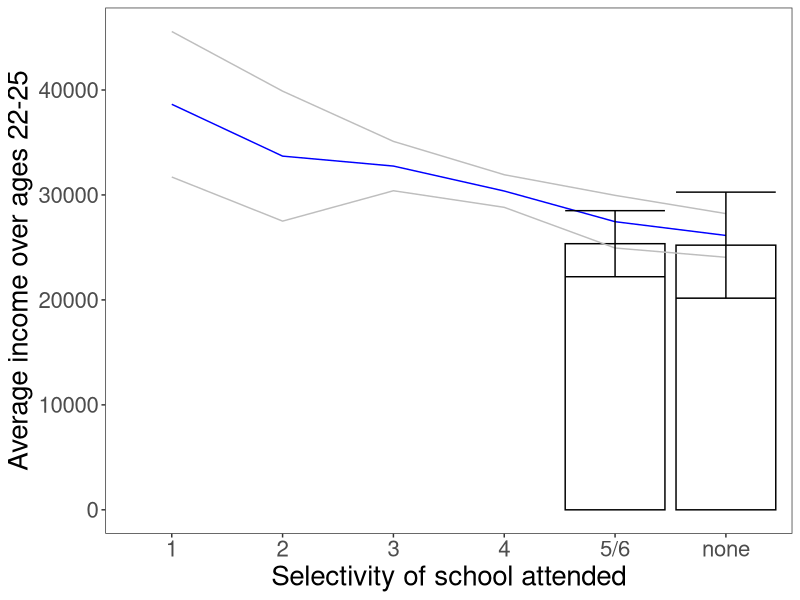
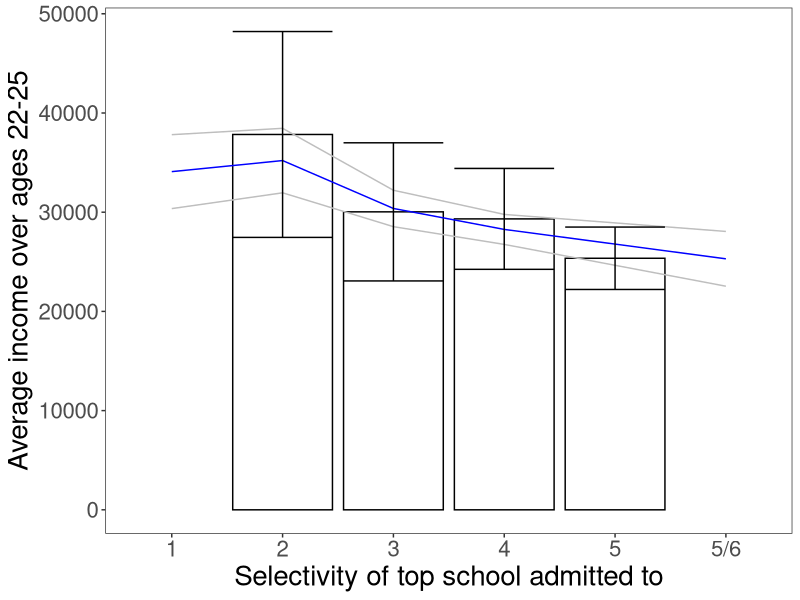

R code for these plots, in order:
library(ggplot2)

#create raw plot for introduction===========================================================
  #read data
    inc_dat = read.csv("inputs/rawinputs.csv")
    #keep only 1 column for each person
    inc_dat = inc_dat[!duplicated(inc_dat[,c('pubid_anon')]),]
    
  #se function
    se <- function(data) {
      sqrt(var(data)/length(data))
    }

  #find each person's average salary
    #note that those with a b include 0 income, while those without a b treat it as missing
    inc_dat[inc_dat$income22==-3,]$income22=NA
    inc_dat[inc_dat$income23==-3,]$income23=NA
    inc_dat[inc_dat$income24==-3,]$income24=NA
    inc_dat[inc_dat$income25==-3,]$income25=NA
    inc_dat[inc_dat$income22b==-3,]$income22b=NA
    inc_dat[inc_dat$income23b==-3,]$income23b=NA
    inc_dat[inc_dat$income24b==-3,]$income24b=NA
    inc_dat[inc_dat$income25b==-3,]$income25b=NA
    inc_dat$avg = NA
    inc_dat$avgb = NA
    for (i in 1:nrow(inc_dat)){
      curVect = c(inc_dat$income22[i], inc_dat$income23[i], inc_dat$income24[i], inc_dat$income25[i])
      curVectb = c(inc_dat$income22b[i], inc_dat$income23b[i], inc_dat$income24b[i], inc_dat$income25b[i])
      inc_dat$avg[i] = mean(na.exclude(curVect))
      inc_dat$avgb[i] = mean(na.exclude(curVectb))
    }

    #remove rows that are missing averages
      inc_datb = inc_dat[!(is.na(inc_dat$avgb)),]
      inc_dat = inc_dat[!(is.na(inc_dat$avg)),]

    #find variance of average salary
      means = data.frame(attend = c("none","1","2","3","4","5/6"),
        avgInc = aggregate(inc_dat$avg, list(gp=inc_dat$attend), mean)$x,
        avgIncse = aggregate(inc_dat$avg, list(gp=inc_dat$attend), se)$x)
      meansb = data.frame(attend = c("none","1","2","3","4","5/6"),
        avgIncb = aggregate(inc_datb$avgb, list(gp=inc_datb$attend), mean)$x,
        avgIncbse = aggregate(inc_datb$avgb, list(gp=inc_datb$attend), se)$x)
      meansb_byadmit = data.frame(admit = c("1","2","3","4","5/6"),
        avgIncb = aggregate(inc_datb$avgb, list(gp=inc_datb$admit), mean)$x,
        avgIncbse = aggregate(inc_datb$avgb, list(gp=inc_datb$admit), se)$x)
    
    #plots
      #ggplot(means, aes(x=attend, y=avgInc, group =1)) + geom_line()+theme_bw()+xlab("Selectivity of school attended")+ylab("Average post-college income over sample") +theme(panel.grid.major=element_blank(),panel.grid.minor=element_blank(), text = element_text(size=20))+geom_ribbon(data=means,aes(ymin =avgInc - avgIncse*1.96, ymax = avgInc+avgIncse*1.96),alpha=0.3)
      #ggplot(meansb, aes(x=attend, y=avgIncb, group = 1)) + geom_line() +
        #geom_ribbon(data=meansb,aes(ymin =avgIncb - avgIncbse*1.96, ymax = avgIncb+avgIncbse*1.96),alpha=0.3)+xlab("Selectivity of school attended") +ylab("Average post-college income over sample") +theme(panel.grid.major=element_blank(),panel.grid.minor=element_blank(), text = element_text(size=20))

    #plotdata 
      plotdata= data.frame(attend = meansb$attend, avgIncb= meansb$avgIncb, avgIncbse = meansb$avgIncbse, type = 0)
      plotdata_admit = data.frame(admit = meansb_byadmit$admit, avgIncb= meansb_byadmit$avgIncb, avgIncbse = meansb_byadmit$avgIncbse, type = 0)
    
    #repeat analysis by type and store--by attendance
      #1
      inc_dat_temp = inc_dat[inc_dat$admit == 1,]
      inc_datb_temp = inc_datb[inc_datb$admit ==1,]
      means_temp = data.frame(attend = c("none","1", "2","3","4"),
         avgInc = aggregate(inc_dat_temp$avg, list(gp=inc_dat_temp$attend), mean)$x,
         avgIncse = aggregate(inc_dat_temp$avg, list(gp=inc_dat_temp$attend), se)$x)
      meansb_temp = data.frame(attend = c("none","1", "2","3","4"),
          avgIncb = aggregate(inc_datb_temp$avgb, list(gp=inc_datb_temp$attend), mean)$x,
          avgIncbse = aggregate(inc_datb_temp$avgb, list(gp=inc_datb_temp$attend), se)$x)
      curPlot = data.frame(attend = c("none","1", "2","3","4"), avgIncb = meansb_temp$avgIncb, avgIncbse = meansb_temp$avgIncbse, type = 1)
      plotdata = rbind(plotdata, curPlot)
    
      #2
      inc_dat_temp = inc_dat[inc_dat$admit == 2,]
      inc_datb_temp = inc_datb[inc_datb$admit ==2,]
      means_temp = data.frame(attend = c("none", "2","3","4","5/6"),
                              avgInc = aggregate(inc_dat_temp$avg, list(gp=inc_dat_temp$attend), mean)$x,
                              avgIncse = aggregate(inc_dat_temp$avg, list(gp=inc_dat_temp$attend), se)$x)
      meansb_temp = data.frame(attend = c("none", "2","3","4","5/6"),
                               avgIncb = aggregate(inc_datb_temp$avgb, list(gp=inc_datb_temp$attend), mean)$x,
                               avgIncbse = aggregate(inc_datb_temp$avgb, list(gp=inc_datb_temp$attend), se)$x)
      curPlot = data.frame(attend = c("none", "2","3","4","5/6"), avgIncb = meansb_temp$avgIncb, avgIncbse = meansb_temp$avgIncbse, type = 2)
      plotdata = rbind(plotdata, curPlot)

      #3
      inc_dat_temp = inc_dat[inc_dat$admit == 3,]
      inc_datb_temp = inc_datb[inc_datb$admit ==3,]
      means_temp = data.frame(attend = c("none","3","4","5/6"),
                              avgInc = aggregate(inc_dat_temp$avg, list(gp=inc_dat_temp$attend), mean)$x,
                              avgIncse = aggregate(inc_dat_temp$avg, list(gp=inc_dat_temp$attend), se)$x)
      meansb_temp = data.frame(attend = c("none","3","4","5/6"),
                               avgIncb = aggregate(inc_datb_temp$avgb, list(gp=inc_datb_temp$attend), mean)$x,
                               avgIncbse = aggregate(inc_datb_temp$avgb, list(gp=inc_datb_temp$attend), se)$x)
      curPlot = data.frame(attend = c("none","3","4","5/6"), avgIncb = meansb_temp$avgIncb, avgIncbse = meansb_temp$avgIncbse, type = 3)
      plotdata = rbind(plotdata, curPlot)

      #4
      inc_dat_temp = inc_dat[inc_dat$admit == 4,]
      inc_datb_temp = inc_datb[inc_datb$admit ==4,]
      means_temp = data.frame(attend = c("none","4","5/6"),
                              avgInc = aggregate(inc_dat_temp$avg, list(gp=inc_dat_temp$attend), mean)$x,
                              avgIncse = aggregate(inc_dat_temp$avg, list(gp=inc_dat_temp$attend), se)$x)
      meansb_temp = data.frame(attend = c("none","4","5/6"),
                               avgIncb = aggregate(inc_datb_temp$avgb, list(gp=inc_datb_temp$attend), mean)$x,
                               avgIncbse = aggregate(inc_datb_temp$avgb, list(gp=inc_datb_temp$attend), se)$x)
      curPlot = data.frame(attend = c("none","4","5/6"), avgIncb = meansb_temp$avgIncb, avgIncbse = meansb_temp$avgIncbse, type = 4)
      plotdata = rbind(plotdata, curPlot)

      #5
      inc_dat_temp = inc_dat[inc_dat$admit == 5,]
      inc_datb_temp = inc_datb[inc_datb$admit ==5,]
      means_temp = data.frame(attend = c("none","5/6"),
                              avgInc = aggregate(inc_dat_temp$avg, list(gp=inc_dat_temp$attend), mean)$x,
                              avgIncse = aggregate(inc_dat_temp$avg, list(gp=inc_dat_temp$attend), se)$x)
      meansb_temp = data.frame(attend = c("none","5/6"),
                               avgIncb = aggregate(inc_datb_temp$avgb, list(gp=inc_datb_temp$attend), mean)$x,
                               avgIncbse = aggregate(inc_datb_temp$avgb, list(gp=inc_datb_temp$attend), se)$x)
      curPlot = data.frame(attend = c("none","5/6"), avgIncb = meansb_temp$avgIncb, avgIncbse = meansb_temp$avgIncbse, type = 5)
      plotdata = rbind(plotdata, curPlot)

    #repeat analysis by type and store--by admission
    #-3
    inc_dat_temp = inc_dat[inc_dat$attend == -10,]
    inc_datb_temp = inc_datb[inc_datb$attend ==-10,]
    meansb_byadmit_temp = data.frame(admit = c("1","2","3","4","5/6"),
                            avgIncb = aggregate(inc_datb_temp$avgb, list(gp=inc_datb_temp$admit), mean)$x,
                            avgIncbse = aggregate(inc_datb_temp$avgb, list(gp=inc_datb_temp$admit), se)$x)
    means_byadmit_temp = data.frame(admit = c("1","2","3","4","5/6"),
                            avgInc = aggregate(inc_dat_temp$avg, list(gp=inc_dat_temp$admit), mean)$x,
                            avgIncse = aggregate(inc_dat_temp$avg, list(gp=inc_dat_temp$admit), se)$x)
    curPlot = data.frame(admit = c("1", "2","3","4","5/6"), avgIncb = meansb_byadmit_temp$avgIncb, avgIncbse = meansb_byadmit_temp$avgIncbse, type = -10)
    plotdata_admit = rbind(plotdata_admit, curPlot)

  #1
  inc_dat_temp = inc_dat[inc_dat$attend == 1,]
  inc_datb_temp = inc_datb[inc_datb$attend ==1,]
  meansb_byadmit_temp = data.frame(admit = c("1"),
                                   avgIncb = aggregate(inc_datb_temp$avgb, list(gp=inc_datb_temp$admit), mean)$x,
                                   avgIncbse = aggregate(inc_datb_temp$avgb, list(gp=inc_datb_temp$admit), se)$x)
  means_byadmit_temp = data.frame(admit = c("1"),
                                  avgInc = aggregate(inc_dat_temp$avg, list(gp=inc_dat_temp$admit), mean)$x,
                                  avgIncse = aggregate(inc_dat_temp$avg, list(gp=inc_dat_temp$admit), se)$x)
  curPlot = data.frame(admit = c("1"), avgIncb = meansb_byadmit_temp$avgIncb, avgIncbse = meansb_byadmit_temp$avgIncbse, type = 1)
  plotdata_admit = rbind(plotdata_admit, curPlot)

  #2
  inc_dat_temp = inc_dat[inc_dat$attend == 2,]
  inc_datb_temp = inc_datb[inc_datb$attend ==2,]
  meansb_byadmit_temp = data.frame(admit = c("1","2"),
                                   avgIncb = aggregate(inc_datb_temp$avgb, list(gp=inc_datb_temp$admit), mean)$x,
                                   avgIncbse = aggregate(inc_datb_temp$avgb, list(gp=inc_datb_temp$admit), se)$x)
  means_byadmit_temp = data.frame(admit = c("1","2"),
                                  avgInc = aggregate(inc_dat_temp$avg, list(gp=inc_dat_temp$admit), mean)$x,
                                  avgIncse = aggregate(inc_dat_temp$avg, list(gp=inc_dat_temp$admit), se)$x)
  curPlot = data.frame(admit = c("1", "2"), avgIncb = meansb_byadmit_temp$avgIncb, avgIncbse = meansb_byadmit_temp$avgIncbse, type = 2)
  plotdata_admit = rbind(plotdata_admit, curPlot)

  #3
  inc_dat_temp = inc_dat[inc_dat$attend == 3,]
  inc_datb_temp = inc_datb[inc_datb$attend ==3,]
  meansb_byadmit_temp = data.frame(admit = c("1","2","3"),
                                   avgIncb = aggregate(inc_datb_temp$avgb, list(gp=inc_datb_temp$admit), mean)$x,
                                   avgIncbse = aggregate(inc_datb_temp$avgb, list(gp=inc_datb_temp$admit), se)$x)
  means_byadmit_temp = data.frame(admit = c("1","2","3"),
                                  avgInc = aggregate(inc_dat_temp$avg, list(gp=inc_dat_temp$admit), mean)$x,
                                  avgIncse = aggregate(inc_dat_temp$avg, list(gp=inc_dat_temp$admit), se)$x)
  curPlot = data.frame(admit = c("1", "2","3"), avgIncb = meansb_byadmit_temp$avgIncb, avgIncbse = meansb_byadmit_temp$avgIncbse, type = 3)
  plotdata_admit = rbind(plotdata_admit, curPlot)

  #4
  inc_dat_temp = inc_dat[inc_dat$attend ==4,]
  inc_datb_temp = inc_datb[inc_datb$attend ==4,]
  meansb_byadmit_temp = data.frame(admit = c("1","2","3","4"),
                                   avgIncb = aggregate(inc_datb_temp$avgb, list(gp=inc_datb_temp$admit), mean)$x,
                                   avgIncbse = aggregate(inc_datb_temp$avgb, list(gp=inc_datb_temp$admit), se)$x)
  means_byadmit_temp = data.frame(admit = c("1","2","3","4"),
                                  avgInc = aggregate(inc_dat_temp$avg, list(gp=inc_dat_temp$admit), mean)$x,
                                  avgIncse = aggregate(inc_dat_temp$avg, list(gp=inc_dat_temp$admit), se)$x)
  curPlot = data.frame(admit = c("1", "2","3","4"), avgIncb = meansb_byadmit_temp$avgIncb, avgIncbse = meansb_byadmit_temp$avgIncbse, type = 4)
  plotdata_admit = rbind(plotdata_admit, curPlot)

  #5
  inc_dat_temp = inc_dat[inc_dat$attend ==5,]
  inc_datb_temp = inc_datb[inc_datb$attend ==5,]
  meansb_byadmit_temp = data.frame(admit = c("2","3","4","5"),
                                   avgIncb = aggregate(inc_datb_temp$avgb, list(gp=inc_datb_temp$admit), mean)$x,
                                   avgIncbse = aggregate(inc_datb_temp$avgb, list(gp=inc_datb_temp$admit), se)$x)
  means_byadmit_temp = data.frame(admit = c("2","3","4","5"),
                                  avgInc = aggregate(inc_dat_temp$avg, list(gp=inc_dat_temp$admit), mean)$x,
                                  avgIncse = aggregate(inc_dat_temp$avg, list(gp=inc_dat_temp$admit), se)$x)
  curPlot = data.frame(admit = c("2","3","4","5"), avgIncb = meansb_byadmit_temp$avgIncb, avgIncbse = meansb_byadmit_temp$avgIncbse, type = 5)
  plotdata_admit = rbind(plotdata_admit, curPlot)


      #plotting by attend
      ggplot(plotdata, aes(x=attend, y = avgIncb)) + 
          geom_bar(data = plotdata[plotdata$type==5,],stat='identity', colour = 'black',fill = NA) + 
          geom_line(data = plotdata[plotdata$type==0,], aes(group= 1), colour = 'blue')+
          geom_line(data = plotdata[plotdata$type==0,], aes(y = avgIncb-avgIncbse*1.96,group= 1),colour = 'grey')+
          geom_line(data = plotdata[plotdata$type==0,], aes(y = avgIncb+avgIncbse*1.96,group= 1), colour = 'grey')+
          #geom_ribbon(data = plotdata[plotdata$type==0,],aes(ymin=avgIncb-avgIncbse*1.96, ymax = avgIncb+avgIncbse*1.96),alpha=0.3)+
          #geom_errorbar(data = plotdata[plotdata$type==0,],aes(ymin=avgIncb-avgIncbse*1.96, ymax = avgIncb+avgIncbse*1.96))+
          theme_bw()+
          xlab("Selectivity of school attended") +
          ylab("Average income over ages 22-25") +
          theme(panel.grid.major=element_blank(),panel.grid.minor=element_blank(), text = element_text(size=20))+
          geom_errorbar(data= plotdata[plotdata$type==5,],aes(ymin=avgIncb-avgIncbse*1.96, ymax = avgIncb+avgIncbse*1.96))
          

        #plotting by admit
        ggplot(plotdata_admit, aes(x=admit, y = avgIncb)) + 
          geom_bar(data = plotdata_admit[plotdata_admit$type==5,],stat='identity', colour = 'black',fill = NA) + 
          geom_line(data = plotdata_admit[plotdata_admit$type==0,], aes(group= 1), colour = 'blue')+
          geom_line(data = plotdata_admit[plotdata_admit$type==0,], aes(y = avgIncb-avgIncbse*1.96,group= 1),colour = 'grey')+
          geom_line(data = plotdata_admit[plotdata_admit$type==0,], aes(y = avgIncb+avgIncbse*1.96,group= 1), colour = 'grey')+
          #geom_ribbon(data = plotdata[plotdata$type==0,],aes(ymin=avgIncb-avgIncbse*1.96, ymax = avgIncb+avgIncbse*1.96),alpha=0.3)+
          #geom_errorbar(data = plotdata[plotdata$type==0,],aes(ymin=avgIncb-avgIncbse*1.96, ymax = avgIncb+avgIncbse*1.96))+
          theme_bw()+
          xlab("Selectivity of top school admitted to") +
          ylab("Average income over ages 22-25") +
          theme(panel.grid.major=element_blank(),panel.grid.minor=element_blank(), text = element_text(size=20))+
          geom_errorbar(data= plotdata_admit[plotdata_admit$type==5,],aes(ymin=avgIncb-avgIncbse*1.96, ymax = avgIncb+avgIncbse*1.96))

      #single plots, no longer in use
      #ggplot(means_temp, aes(x=attend, y=avgInc)) + geom_bar(stat='identity', fill = 'grey') +
        #geom_errorbar(aes(ymin=avgInc - avgIncse*1.96, ymax = avgInc+avgIncse*1.96))+theme_bw()+xlab("Selectivity of school attended") +ylab("Average income over ages 22-25") +theme(panel.grid.major=element_blank(),panel.grid.minor=element_blank(), text = element_text(size=20)) +  geom_line(meansb, aes(x=attend, y=avgIncb, group = 1))
      #ggplot(meansb_temp, aes(x=attend, y=avgIncb)) + geom_bar(stat='identity', fill = 'grey') +
        #geom_errorbar(aes(ymin=avgIncb - avgIncbse*1.96, ymax = avgIncb+avgIncbse*1.96))+theme_bw()+xlab("Selectivity of school attended") +ylab("Average post-college income") +theme(panel.grid.major=element_blank(),panel.grid.minor=element_blank(), text = element_text(size=20))

      #regression

